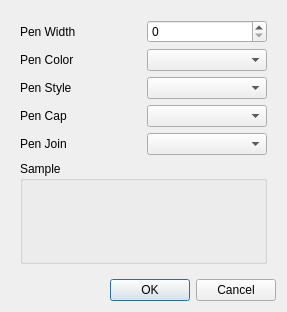
<?xml version="1.0" encoding="UTF-8"?>
<ui version="4.0">
    <class>Dialog</class>
    <widget class="QDialog" name="Dialog">
        <property name="geometry">
            <rect>
                <x>0</x>
                <y>0</y>
                <width>287</width>
                <height>312</height>
            </rect>
        </property>
        <property name="windowTitle">
            <string>Pick a pen</string>
        </property>
        <layout class="QGridLayout" name="gridLayout">
            <item row="2" column="0">
                <widget class="QDialogButtonBox" name="buttonBox">
                    <property name="orientation">
                        <enum>Qt::Horizontal</enum>
                    </property>
                    <property name="standardButtons">
                        <set>QDialogButtonBox::Cancel|QDialogButtonBox::Ok</set>
                    </property>
                </widget>
            </item>
            <item row="1" column="0">
                <widget class="QWidget" name="widget" native="true">
                    <layout class="QGridLayout" name="gridLayout_2">
                        <item row="3" column="0">
                            <widget class="QLabel" name="label_2">
                                <property name="text">
                                    <string>Pen Cap</string>
                                </property>
                            </widget>
                        </item>
                        <item row="5" column="0" colspan="2">
                            <widget class="QGroupBox" name="groupBox">
                                <property name="title">
                                    <string>Sample</string>
                                </property>
                                <layout class="QGridLayout" name="gridLayout_3">
                                    <item row="0" column="0">
                                        <widget class="QWidget" name="sample_widget" native="true"/>
                                    </item>
                                </layout>
                            </widget>
                        </item>
                        <item row="2" column="1">
                            <widget class="QComboBox" name="comboBox_penStyle"/>
                        </item>
                        <item row="3" column="1">
                            <widget class="QComboBox" name="comboBox_penCap"/>
                        </item>
                        <item row="4" column="1">
                            <widget class="QComboBox" name="comboBox_penJoin"/>
                        </item>
                        <item row="0" column="0">
                            <widget class="QLabel" name="label_4">
                                <property name="text">
                                    <string>Pen Width</string>
                                </property>
                            </widget>
                        </item>
                        <item row="4" column="0">
                            <widget class="QLabel" name="label_3">
                                <property name="text">
                                    <string>Pen Join</string>
                                </property>
                            </widget>
                        </item>
                        <item row="2" column="0">
                            <widget class="QLabel" name="label">
                                <property name="text">
                                    <string>Pen Style</string>
                                </property>
                            </widget>
                        </item>
                        <item row="0" column="1">
                            <widget class="QSpinBox" name="spinBox_penWidth"/>
                        </item>
                        <item row="1" column="0">
                            <widget class="QLabel" name="label_5">
                                <property name="text">
                                    <string>Pen Color</string>
                                </property>
                            </widget>
                        </item>
                        <item row="1" column="1">
                            <widget class="QComboBox" name="comboBox_penColor"/>
                        </item>
                    </layout>
                </widget>
            </item>
        </layout>
    </widget>
    <resources/>
    <connections>
        <connection>
            <sender>buttonBox</sender>
            <signal>rejected()</signal>
            <receiver>Dialog</receiver>
            <slot>reject()</slot>
            <hints>
                <hint type="sourcelabel">
                    <x>143</x>
                    <y>291</y>
                </hint>
                <hint type="destinationlabel">
                    <x>143</x>
                    <y>155</y>
                </hint>
            </hints>
        </connection>
    </connections>
</ui>
